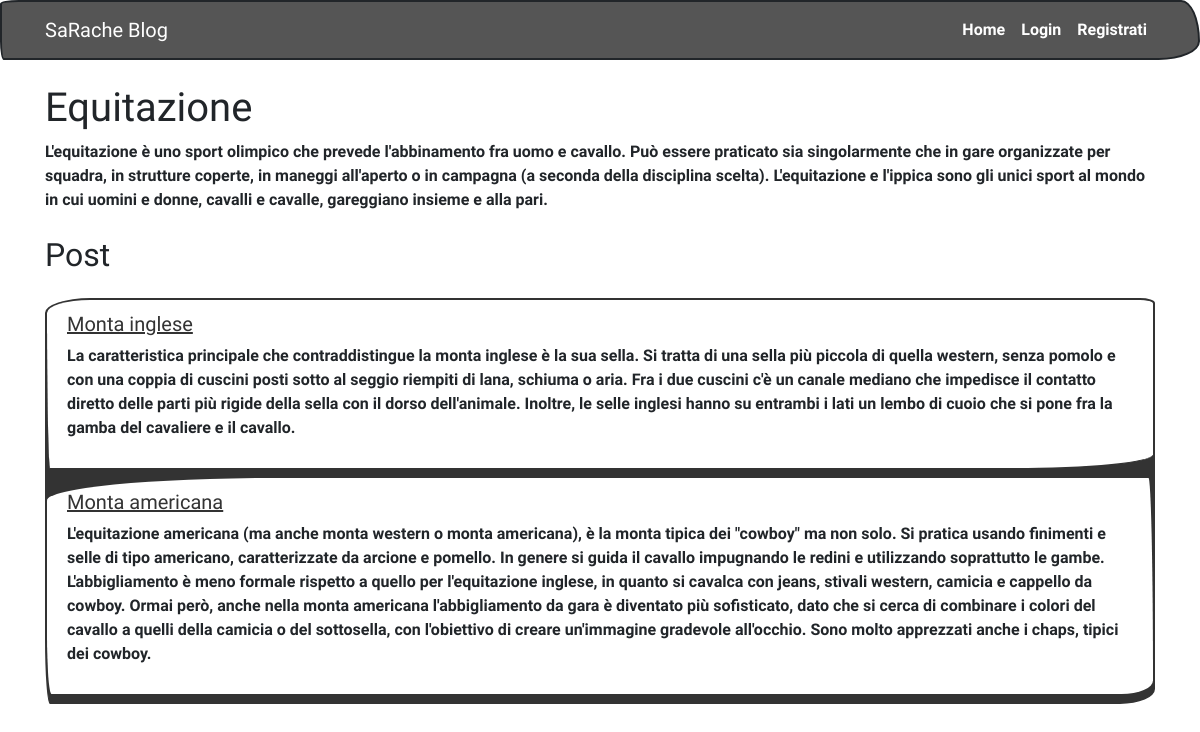
The app's page /progetto/view_blog.php?id_blog=10 with its own data.
### tables this page shows
CREATE TABLE `blog` (
  `cod_blog` int(10) UNSIGNED NOT NULL,
  `titolo` varchar(100) NOT NULL,
  `descrizione` varchar(1000) NOT NULL,
  `id_utente` int(10) UNSIGNED NOT NULL,
  `categ` int(10) UNSIGNED NOT NULL
);

CREATE TABLE `post` (
  `id_post` int(10) UNSIGNED NOT NULL,
  `titolo_post` varchar(100) NOT NULL,
  `testo` varchar(3000) NOT NULL,
  `data_ora` datetime NOT NULL,
  `img1` varchar(100) DEFAULT NULL,
  `img2` varchar(100) DEFAULT NULL,
  `cod_blog` int(10) UNSIGNED NOT NULL,
  `id_utente` int(10) UNSIGNED NOT NULL,
  `id_mod` int(10) UNSIGNED NOT NULL
);

### progetto/view_blog.php (the view, shortened to what this page needs)
<?php
include 'connection.php';
include 'header.php';
if (isset($_GET['id_blog'])) {
    $id_blog = intval($_GET['id_blog']);
    $query_blog = "SELECT * FROM blog WHERE cod_blog = $id_blog";
    $result_blog = $conn->query($query_blog);
    if ($result_blog->num_rows > 0) {
        $blog = $result_blog->fetch_assoc();
    } else {
        echo "Blog non trovato.";
        exit;
    }
    $query_post = "SELECT * FROM post WHERE cod_blog = $id_blog";
    $result_post = $conn->query($query_post);
} else {
    echo "ID del blog non specificato.";
    exit;
}
?>
<!DOCTYPE html>
<html lang="it">
<head>
    <link href="https://cdn.jsdelivr.net/npm/bootswatch@4.5.2/dist/sketchy/bootstrap.min.css" rel="stylesheet">
</head>
<body>
    <div class="container">
        <h1 class="mt-4"><?php echo $blog['titolo']; ?></h1>
        <p><?php echo $blog['descrizione']; ?></p>
        <h2 class="mt-4">Post</h2>
        <ul class="list-group mt-4">
            <?php
            if ($result_post->num_rows > 0) {
                while ($post = $result_post->fetch_assoc()) {
                    echo '<li class="list-group-item mb-2">';
                    echo '<a href="post.php?id_post=' . $post['id_post'] . '">';
                    echo '<h5>' . $post['titolo_post'] . '</h5>';
                    echo '</a>';
                    echo '<p>' . $post['testo'] . '</p>';
                    echo '</li>';
                }
            } else {
                echo '<li class="list-group-item">Nessun post disponibile al momento.</li>';
            }
            ?>
        </ul>
    </div>
</body>
</html>

### records on screen
blog: titolo "Equitazione", descrizione "L'equitazione è uno sport olimpico che prevede l'abbinamento fra uomo e cavallo. Può essere praticato sia singolarmente che in gare organizzate per squadra, in strutture coperte, in maneggi all'aperto o in campagna (a seconda della disciplina scelta). L'equitazione e l'ippica sono gli unici sport al mondo in cui uomini e donne, cavalli e cavalle, gareggiano insieme e alla pari."
post: titolo_post "Monta inglese", testo "La caratteristica principale che contraddistingue la monta inglese è la sua sella. Si tratta di una sella più piccola di quella western, senza pomolo e con una coppia di cuscini posti sotto al seggio riempiti di lana, schiuma o aria. Fra i due cuscini c'è un canale mediano che impedisce il contatto diretto delle parti più rigide della sella con il dorso dell'animale. Inoltre, le selle inglesi hanno su entrambi i lati un lembo di cuoio che si pone fra la gamba del cavaliere e il cavallo."
post: titolo_post "Monta americana", testo "L'equitazione americana (ma anche monta western o monta americana), è la monta tipica dei \"cowboy\" ma non solo. Si pratica usando finimenti e selle di tipo americano, caratterizzate da arcione e pomello. In genere si guida il cavallo impugnando le redini e utilizzando soprattutto le gambe. L'abbigliamento è meno formale rispetto a quello per l'equitazione inglese, in quanto si cavalca con jeans, stivali western, camicia e cappello da cowboy. Ormai però, anche nella monta americana l'abbigliamento da gara è diventato più sofisticato, dato che si cerca di combinare i colori del cavallo a quelli della camicia o del sottosella, con l'obiettivo di creare un'immagine gradevole all'occhio. Sono…"
